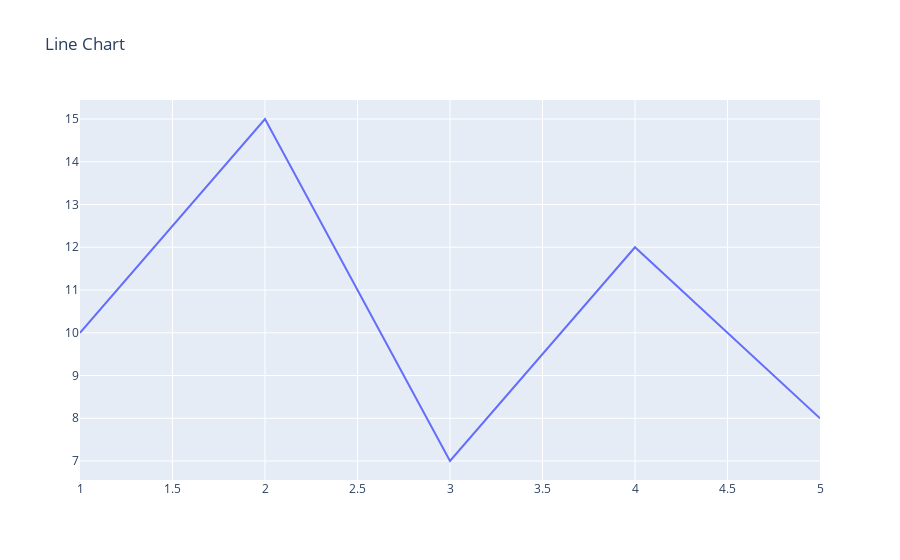

The cell this chart's notebook holds for it:
### Code cell
# Line Chart
x = [1, 2,3,4,5]
y = [10, 15,7, 12,8]
fig = go.Figure(data=go.Scatter(x=x, y=y, mode='lines'))
fig.update_layout(title='Line Chart')
fig.show()

### Figure 1 — Plotly figure (JSON) as saved in the notebook; plotly's stock layout.template omitted (floating-point values rounded to 4 significant figures)
{"data": [{"mode": "lines", "x": [1, 2, 3, 4, 5], "y": [10, 15, 7, 12, 8], "type": "scatter"}], "layout": {"title": {"text": "Line Chart"}}}
